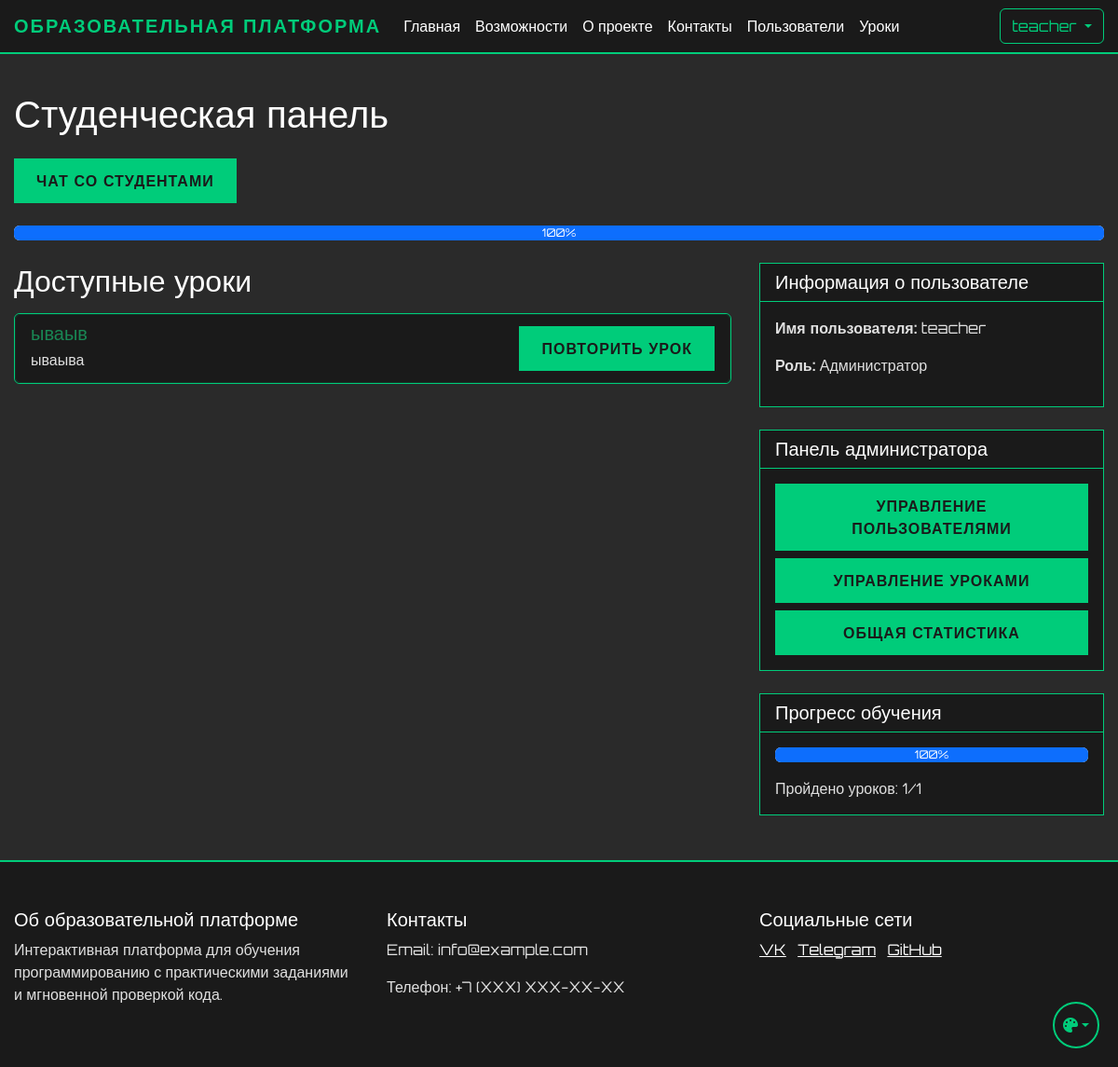
Screenshot of /student/dashboard (signed in) with the database file from the repository.
### app.py (models this page shows, shortened)
class User(UserMixin, db.Model):
    id = db.Column(db.Integer, primary_key=True)
    name = db.Column(db.String(100), nullable=False)
    username = db.Column(db.String(80), unique=True, nullable=False)
    email = db.Column(db.String(120), unique=True, nullable=False)
    password_hash = db.Column(db.String(128))
    is_admin = db.Column(db.Boolean, default=False)
    user_type = db.Column(db.String(20), default='student')  # student, teacher, admin
    created_by = db.Column(db.Integer, db.ForeignKey('user.id'), nullable=True)  # ID пользователя, создавшего этого пользователя
    created_at = db.Column(db.DateTime, default=db.func.now())
    last_login = db.Column(db.DateTime)
    is_active = db.Column(db.Boolean, default=True)
    progress = db.relationship('UserProgress', backref='user', lazy=True)
    ratings = db.relationship('UserRating', backref='user', lazy=True)
    created_users = db.relationship('User', backref=db.backref('creator', remote_side=[id]))
    def is_teacher(self):
        return self.user_type == 'teacher'

class Lesson(db.Model):
    id = db.Column(db.Integer, primary_key=True)
    order_number = db.Column(db.Integer, unique=True, nullable=False)
    title = db.Column(db.String(200), nullable=False)
    description = db.Column(db.Text)
    is_active = db.Column(db.Boolean, default=True)
    created_at = db.Column(db.DateTime, default=db.func.now())
    theory_content = db.Column(db.Text)
    theory_test = db.relationship('TheoryTest', backref='lesson', uselist=False)
    practice_tasks = db.relationship('PracticeTask', backref='lesson', lazy=True)
    required_lesson_id = db.Column(db.Integer, db.ForeignKey('lesson.id'), nullable=True)
    required_lesson = db.relationship('Lesson', remote_side=[id], backref='next_lessons')

### app.py (the view)
@app.route('/student/dashboard')
@login_required
def student_dashboard():
    lessons = Lesson.query.order_by(Lesson.order_number).all()
    user_progress = UserProgress.query.filter_by(user_id=current_user.id).all()
    completed_lesson_ids = [progress.lesson_id for progress in user_progress if progress.is_completed]
    lesson_data = []
    for i, lesson in enumerate(lessons):
        if i == 0:
            can_access = True
        else:
            previous_lesson = lessons[i-1]
            can_access = previous_lesson.id in completed_lesson_ids
        lesson_data.append({
            'id': lesson.id,
            'title': lesson.title,
            'description': lesson.description,
            'can_access': can_access,
            'required_lesson_id': lesson.required_lesson_id if i > 0 else None
        })
    total_lessons = len(lessons)
    completed_lessons = len(completed_lesson_ids)
    progress_percentage = int((completed_lessons / total_lessons * 100)) if total_lessons > 0 else 0
    return render_template('student/dashboard.html',
                         lessons=lesson_data,
                         progress_percentage=progress_percentage,
                         completed_lessons=completed_lessons,
                         total_lessons=total_lessons,
                         completed_lesson_ids=completed_lesson_ids)

### app.py (called while the page is built)
@login_manager.user_loader
def load_user(user_id):
    return db.session.get(User, int(user_id))

### templates/student/dashboard.html (shortened to what this page needs)
{% extends "base.html" %}
{% block content %}
<div class="container mt-4">
    <h1 class="mb-4">Студенческая панель</h1>
    <div class="mb-4">
        <a href="{{ url_for('chat') }}" class="btn btn-primary">
            {% if current_user.is_teacher() %}
                Чат со студентами
            {% else %}
                Чат с учителем
            {% endif %}
            {% set unread_count = current_user.received_messages|selectattr('is_read', 'equalto', false)|list|length %}
        </a>
    </div>
    <div class="progress mb-4">
        <div class="progress-bar" role="progressbar" style="width: {{ progress_percentage }}%;"
             aria-valuenow="{{ progress_percentage }}" aria-valuemin="0" aria-valuemax="100">
            {{ progress_percentage }}%
        </div>
    </div>
    <div class="row">
        <div class="col-md-8">
            <h2 class="mb-3">Доступные уроки</h2>
            {% if lessons %}
                <div class="list-group">
                    {% for lesson in lessons %}
                        <div class="list-group-item">
                            <div class="d-flex justify-content-between align-items-center">
                                <div>
                                    <h5 class="mb-1 {% if lesson.id in completed_lesson_ids %}text-success{% endif %}">
                                        {{ lesson.title }}
                                    </h5>
                                    <p class="mb-1">{{ lesson.description }}</p>
                                </div>
                                <div>
                                    {% if lesson.can_access %}
                                        <a href="{{ url_for('view_student_lesson', lesson_id=lesson.id) }}" class="btn btn-primary">
                                            {% if lesson.id in completed_lesson_ids %}
                                                Повторить урок
                                            {% else %}
                                                Пройти урок
                                            {% endif %}
                                        </a>
                                    {% else %}
                                        <button class="btn btn-secondary" disabled>
                                            Недоступно
                                        </button>
                                    {% endif %}
                                </div>
                            </div>
                        </div>
                    {% endfor %}
                </div>
            {% else %}
                <div class="alert alert-info">
                    Пока нет доступных уроков. Ожидайте, пока администратор добавит новые уроки.
                </div>
            {% endif %}
        </div>
        <div class="col-md-4">
            <div class="card">
                <div class="card-header">
                    <h5 class="mb-0">Информация о пользователе</h5>
                </div>
                <div class="card-body">
                    <p><strong>Имя пользователя:</strong> {{ current_user.username }}</p>
                    <p><strong>Роль:</strong> {{ 'Администратор' if current_user.is_admin else 'Студент' }}</p>
                </div>
            </div>
            {% if current_user.is_admin %}
                <div class="card mt-4">
                    <div class="card-header">
                        <h5 class="mb-0">Панель администратора</h5>
                    </div>
                    <div class="card-body">
                        <div class="d-grid gap-2">
                            <a href="{{ url_for('user_list') }}" class="btn btn-primary">
                                Управление пользователями
                            </a>
                            <a href="{{ url_for('lesson_list') }}" class="btn btn-primary">
                                Управление уроками
                            </a>
                            <a href="{{ url_for('admin_panel') }}" class="btn btn-primary">
                                Общая статистика
                            </a>
                        </div>
                    </div>
                </div>
            {% endif %}
            <div class="card mt-4">
                <div class="card-header">
                    <h5 class="mb-0">Прогресс обучения</h5>
                </div>
                <div class="card-body">
                    <div class="progress mb-3">
                        <div class="progress-bar" role="progressbar" style="width: {{ progress_percentage }}%">
                            {{ progress_percentage }}%
                        </div>
                    </div>
                    <p class="mb-0">Пройдено уроков: {{ completed_lessons }}/{{ total_lessons }}</p>
                </div>
            </div>
        </div>
    </div>
</div>
{% endblock %}

### templates/base.html (shortened to what this page needs)
<!DOCTYPE html>
<html lang="ru">
<head>
    <link href="https://cdn.jsdelivr.net/npm/bootstrap@5.3.0/dist/css/bootstrap.min.css" rel="stylesheet">
    <link href="{{ url_for('static', filename='css/themes.css') }}" rel="stylesheet">
    <link href="{{ url_for('static', filename='css/base.css') }}" rel="stylesheet">
    <link href="{{ url_for('static', filename='css/components.css') }}" rel="stylesheet">
    <link href="{{ url_for('static', filename='css/forms.css') }}" rel="stylesheet">
    <link href="{{ url_for('static', filename='css/tables.css') }}" rel="stylesheet">
    <link href="{{ url_for('static', filename='css/layout.css') }}" rel="stylesheet">
</head>
<body>
    <nav class="navbar navbar-expand-lg navbar-dark">
        <div class="container">
            <a class="navbar-brand" href="{{ url_for('index') }}">Образовательная платформа</a>
            <div class="collapse navbar-collapse" id="navbarNav">
                <ul class="navbar-nav me-auto">
                    <li class="nav-item">
                        <a class="nav-link" href="{{ url_for('index') }}">Главная</a>
                    </li>
                    <li class="nav-item">
                        <a class="nav-link" href="/#features">Возможности</a>
                    </li>
                    <li class="nav-item">
                        <a class="nav-link" href="/#about">О проекте</a>
                    </li>
                    <li class="nav-item">
                        <a class="nav-link" href="/#contact">Контакты</a>
                    </li>
                    {% if current_user.is_admin %}
                    <li class="nav-item">
                            <a class="nav-link" href="{{ url_for('user_list') }}">Пользователи</a>
                    </li>
                    <li class="nav-item">
                            <a class="nav-link" href="{{ url_for('lesson_list') }}">Уроки</a>
                    </li>
                    {% endif %}
                </ul>
                <div class="d-flex">
                    {% if current_user.is_authenticated %}
                        <div class="dropdown">
                            <button class="btn btn-outline-light dropdown-toggle" type="button" id="userMenu" data-bs-toggle="dropdown">
                                {{ current_user.username }}
                            </button>
                        </div>
                    {% else %}
                        <a href="{{ url_for('login') }}" class="btn btn-outline-light me-2">Войти</a>
                    {% endif %}
                </div>
            </div>
        </div>
    </nav>
    {% block content %}{% endblock %}
    <footer class="footer mt-5">
        <div class="container">
            <div class="row">
                <div class="col-md-4">
                    <h5>Об образовательной платформе</h5>
                    <p>Интерактивная платформа для обучения программированию с практическими заданиями и мгновенной проверкой кода.</p>
                </div>
                <div class="col-md-4">
                    <h5>Контакты</h5>
                    <p>Email: info@example.com</p>
                    <p>Телефон: +7 (XXX) XXX-XX-XX</p>
                </div>
                <div class="col-md-4">
                    <h5>Социальные сети</h5>
                    <a href="#" class="text-white me-2">VK</a>
                    <a href="#" class="text-white me-2">Telegram</a>
                    <a href="#" class="text-white">GitHub</a>
                </div>
            </div>
        </div>
    </footer>
    <div class="theme-switch">
        <button class="btn dropdown-toggle" type="button" id="themeDropdown" data-bs-toggle="dropdown" aria-expanded="false">
            <i class="fa-solid fa-palette"></i>
        </button>
    </div>
    <link rel="stylesheet" href="https://cdnjs.cloudflare.com/ajax/libs/font-awesome/6.5.1/css/all.min.css">
</body>
</html>

### static/css/themes.css (style rules this page uses)
:root[data-theme="cyberpunk"] { --cyber-primary: #00cc7a; --cyber-secondary: #ff6600; --cyber-dark: #1a1a1a; --cyber-bg: #2a2a2a; --cyber-text: #e0e0e0; --cyber-text-light: #ffffff; --cyber-text-muted: #b0b0b0; --cyber-card-bg: #1a1a1a; --cyber-text-dark: #333333; --cyber-info: #ff00ff; }

### static/css/base.css (style rules this page uses)
body { font-family: 'Orbitron', sans-serif; background-color: var(--cyber-bg); color: var(--cyber-text); min-height: 100vh; display: flex; flex-direction: column; opacity: 0; transition: opacity 0.3s ease; }
body.theme-loaded { opacity: 1; }
h1, h2, h3, h4, h5, h6 { color: var(--cyber-text-light); }
p { color: var(--cyber-text); }
.text-white { color: var(--cyber-text-light) !important; }
.navbar { background-color: var(--cyber-dark) !important; border-bottom: 2px solid var(--cyber-primary); }
.navbar-brand { color: var(--cyber-primary) !important; font-weight: 700; text-transform: uppercase; letter-spacing: 2px; }
.nav-link { color: var(--cyber-text-light) !important; transition: all 0.3s ease; }
.footer { background-color: var(--cyber-dark); border-top: 2px solid var(--cyber-primary); color: var(--cyber-text-light); padding: 50px 0; margin-top: auto; }

### static/css/components.css (style rules this page uses)
.card { background-color: var(--cyber-card-bg); border: 1px solid var(--cyber-primary); color: var(--cyber-text-light); }
.card-header { background-color: rgba(0, 255, 157, 0.1); border-bottom: 1px solid var(--cyber-primary); color: var(--cyber-text-light); }
.card-body { background-color: var(--cyber-card-bg); color: var(--cyber-text-light); }
.btn-outline-light { border-color: var(--cyber-primary); color: var(--cyber-primary); transition: all 0.3s ease; }

### static/css/layout.css (style rules this page uses)
.container { max-width: 1200px; margin: 0 auto; padding: 0 15px; }
.row { margin: 0 -15px; }
.col, [class*="col-"] { padding: 0 15px; }
.mt-4 { margin-top: 1.5rem; }
.mt-5 { margin-top: 3rem; }
.mb-1 { margin-bottom: 0.25rem; }
.mb-3 { margin-bottom: 1rem; }
.mb-4 { margin-bottom: 1.5rem; }
.d-flex { display: flex; }
.justify-content-between { justify-content: space-between; }
.align-items-center { align-items: center; }

### rows the page displays
User: username "teacher", is_admin "Администратор"
Lesson: title "ываыв", description "ываыва"

### other values shown
{{ progress_percentage }} "100"
{{ completed_lessons }} "1"
{{ total_lessons }} "1"
